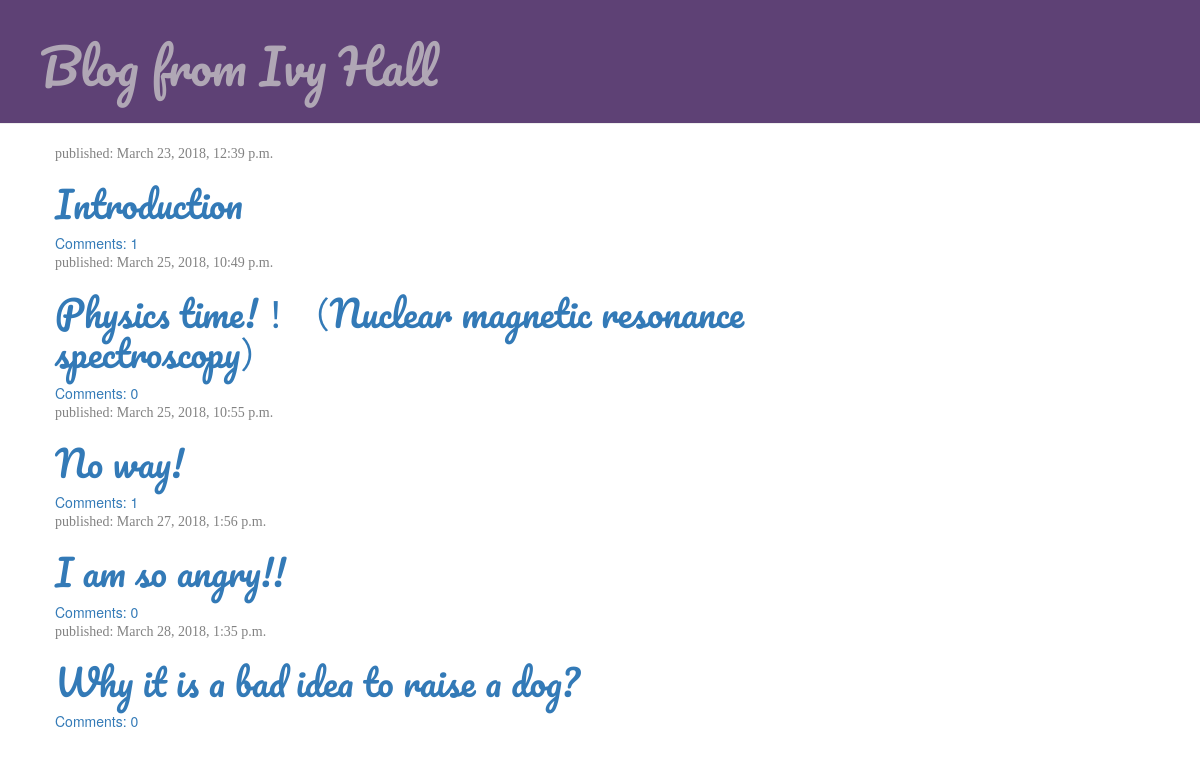
The page / on the database its author committed.
### post/models.py (models this page shows, shortened)
class Post(models.Model):
    author = models.ForeignKey('auth.User', on_delete=models.CASCADE)
    title = models.CharField(max_length=200)
    text = models.TextField()
    created_date = models.DateTimeField(
            default=timezone.now)
    published_date = models.DateTimeField(
            blank=True, null=True)

### post/views.py (the view)
# urls.py: url(r'^$', views.post_list, name='post_list'),
def post_list(request):
    posts = Post.objects.filter(published_date__lte=timezone.now()).order_by('published_date')
    return render(request, 'post/post_list.html',{'posts': posts})
    Post.objects.get(pk=pk)

### post/templates/post/post_list.html (shortened to what this page needs)
{% extends 'post/base.html' %}
{% load staticfiles %}
                    {% block content %}
                        {% for post in posts %}
                            <div class="date">
                                <p>published: {{ post.published_date }}</p>
                            </div>
                            <h1><a href="{% url 'post_detail' pk=post.pk %}">{{ post.title }}</a></h1>
                            <a href="{% url 'post_detail' pk=post.pk %}">Comments: {{ post.comments.count }}</a>
                        {% endfor %}
                    {% endblock %}

### post/templates/post/base.html (shortened to what this page needs)
{% load staticfiles %}
<html>
    <head>
        <link rel="stylesheet" href="//maxcdn.bootstrapcdn.com/bootstrap/3.2.0/css/bootstrap.min.css">
        <link rel="stylesheet" href="//maxcdn.bootstrapcdn.com/bootstrap/3.2.0/css/bootstrap-theme.min.css">
        <link rel="stylesheet" href="{% static 'css/blog.css' %}">
    </head>
    <body>
        <div class="page-header">
            <h1><a href="/">Blog from Ivy Hall</a></h1>
        </div>
        <div class="content container">
            <div class="row">
                <div class="col-md-8">
                {% block content %}
                {% endblock %}
                </div>
            </div>
        </div>
    </body>
</html>

### post/static/css/blog.css (style rules this page uses)
.page-header { background-color: #5E4175; margin-top: 0; padding: 20px 20px 20px 40px; }
.page-header h1, .page-header h1 a, .page-header h1 a:visited, .page-header h1 a:active { color: #B0A7B5; font-size: 36pt; text-decoration: none; }
.content { margin-left: 40px; }
h1, h2, h3, h4 { font-family: 'Pacifico', cursive; }
.date { color: #828282; font-family: 'Oregano', cursive; }

### rows shown on the page
Post: published_date "March 23, 2018, 12:39 p.m.", title "Introduction", comments.count "1"
Post: published_date "March 25, 2018, 10:49 p.m.", title "Physics time!！（Nuclear magnetic resonance spectroscopy）", comments.count "0"
Post: published_date "March 25, 2018, 10:55 p.m.", title "No way!", comments.count "1"
Post: published_date "March 27, 2018, 1:56 p.m.", title "I am so angry!!", comments.count "0"
Post: published_date "March 28, 2018, 1:35 p.m.", title "Why it is a bad idea to raise a dog?", comments.count "0"
